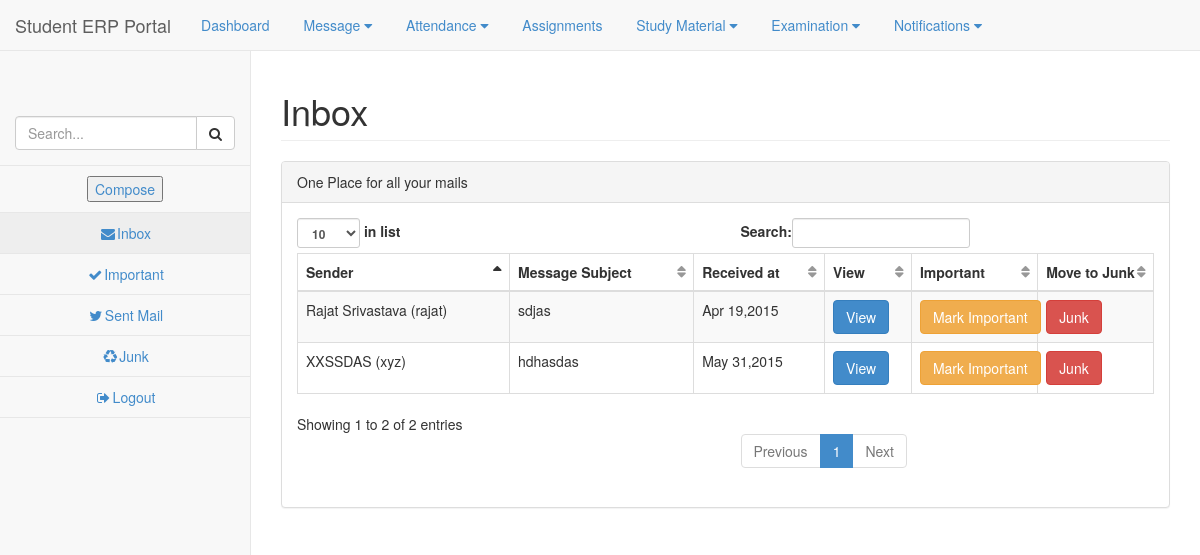
The app's page /submitmy/inbox.php (signed in) with its own data.
### tables this page shows
CREATE TABLE `message_info` (
  `userid` varchar(50) NOT NULL,
  `messageid` varchar(50) NOT NULL,
  `subject` varchar(100) DEFAULT NULL,
  `message` varchar(500) NOT NULL COMMENT 'inbox/important/drafts/sent/junk',
  `inbox` varchar(1) DEFAULT '0',
  `important` varchar(1) DEFAULT '0',
  `sentmail` varchar(1) DEFAULT '0',
  `junk` varchar(1) DEFAULT '0',
  PRIMARY KEY (`userid`,`messageid`)
);

CREATE TABLE `sendmail` (
  `senderid` varchar(50) NOT NULL,
  `sender` varchar(50) DEFAULT NULL,
  `receiverid` varchar(50) NOT NULL,
  `time` varchar(50) NOT NULL,
  `subject` varchar(100) DEFAULT NULL,
  `message` varchar(800) DEFAULT NULL,
  `draft` varchar(1) NOT NULL,
  PRIMARY KEY (`senderid`,`receiverid`,`time`)
);

### submitmy/php/core.inc.php (called while the page is built, shortened)
<?php
	function loggedin()
	{
		if(isset($_SESSION['id']) && !empty($_SESSION['id']))
		{
		return true;
		}
		else return false;
	}
?>

### submitmy/inbox.php (the view, shortened to what this page needs)
<!DOCTYPE html>
<html lang="en">
<head>
    <link href="css/bootstrap.css" rel="stylesheet">
    <link href="css/plugins/metisMenu/metisMenu.min.css" rel="stylesheet">
    <link href="css/plugins/timeline.css" rel="stylesheet">
    <link href="css/sb-admin-2.css" rel="stylesheet">
    <link href="css/plugins/morris.css" rel="stylesheet">
    <link href="font-awesome-4.1.0/css/font-awesome.min.css" rel="stylesheet" type="text/css">
</head>
<body>
<?php
            require 'php/connect.inc.php';
            require 'php/core.inc.php';
            if(loggedin())
            {
                $id=$_SESSION['id'];
                $receiver_id=mysqli_fetch_array(mysqli_query($conn,"SELECT username FROM users WHERE id='$id'"),MYSQLI_BOTH)['username'];
?>
    <div id="wrapper">
        <nav class="navbar navbar-default navbar-static-top" role="navigation" style="margin-bottom: 0">
            <div class="navbar-header">
                <a class="navbar-brand" href="index.php">Student ERP Portal</a>
            </div>
            <ul class="nav navbar-top-links">
                <li>
                    <a href="dashboard.php">
                        Dashboard
                    </a>
                </li>
                <li class="dropdown">
                    <a class="dropdown-toggle" data-toggle="dropdown" href="#">
                        Message  <i class="fa fa-caret-down"></i>
                    </a>
                </li>
                <li class="dropdown">
                    <a class="dropdown-toggle" data-toggle="dropdown" href="#">
                        Attendance  <i class="fa fa-caret-down"></i>
                    </a>
                </li>
                <li class="dropdown">
                    <a class="dropdown-toggle" data-toggle="dropdown" href="#">
                        Assignments
                    </a>
                </li>
                <li>
                    <a href="study_material.php">
                        Study Material  <i class="fa fa-caret-down"></i>
                    </a>
                </li>
                <li class="dropdown">
                    <a class="dropdown-toggle" data-toggle="dropdown" href="#">
                        Examination  <i class="fa fa-caret-down"></i>
                    </a>
                </li>
                <li class="dropdown">
                    <a class="dropdown-toggle" data-toggle="dropdown" href="#">
                        Notifications  <i class="fa fa-caret-down"></i>
                    </a>
                </li>
            </ul>
            <div class="navbar-default sidebar" role="navigation">
                <div class="sidebar-nav navbar-collapse">
                    <ul class="nav" id="side-menu">
                        <li class="sidebar-search">
                            <div class="input-group custom-search-form">
                                <input type="text" class="form-control" placeholder="Search...">
                                <span class="input-group-btn">
                                <button class="btn btn-default" type="button">
                                    <i class="fa fa-search"></i>
                                </button>
                            </span>
                            </div>
                        </li>
                        <li style="text-align:center">
                            <a href="compose.php"><button>
                                Compose
                            </button></a>
                        </li>
                        <li style="text-align:center">
                            <a href="inbox.php" class="active"><i class="fa fa-envelope fa-fw"></i>Inbox</a>
                        </li>
                        <li style="text-align:center">
                            <a href="inbox.php?type=imp"><i class="fa fa-check fa-fw"></i>Important</a>
                        </li>
                        <li style="text-align:center">
                            <a href="inbox.php?type=sent"><i class="fa fa-twitter fa-fw"></i>Sent Mail</a>
                        </li>
                        <li style="text-align:center">
                            <a href="inbox.php?type=junk"><i class="fa fa-recycle fa-fw"></i>Junk</a>
                        </li>
                        <li style="text-align:center">
                            <a href="logout.php"><i class="fa fa-sign-out fa-fw"></i>Logout</a>
                        </li>
                    </ul>
                </div>
            </div>
        </nav>
        <?php
        if(isset($_GET['type']))
        {
            $type = htmlentities($_GET['type']);
            switch($type)
            {
                case 'view':include 'mes_view.php';break;
                case 'imp':include 'mes_imp.php';break;
                case 'sent':include 'mes_sent.php';break;
                case 'junk':include 'mes_junk.php';break;
            }
        }
        else{
    echo  '<div id="page-wrapper">
            <div class="row">
                <div class="col-lg-12">
                    <h1 class="page-header">Inbox</h1>
                    </div>
            </div>
            <div class="row">
                <div class="col-lg-12">
                    <div class="panel panel-default">
                        <div class="panel-heading">
                            One Place for all your mails
                        </div>
                        <div class="panel-body">
                            <div class="table-responsive">
                                <table class="table table-striped table-bordered table-hover" id="dataTables-example">
                                    <thead>
                                        <tr>
                                            <th>Sender</th>
                                            <th>Message Subject</th>
                                            <th>Received at</th>
                                            <th>View</th>
                                            <th>Important</th>
                                            <th style="max-width:100px">Move to Junk</th>
                                        </tr>
                                    </thead>';
                                    $yes='1';
                                    $query_retrieve=mysqli_query($conn,"SELECT * FROM message_info WHERE userid = '$receiver_id' AND inbox='$yes' ");
                                    $count=1;
                                    echo "<tbody>";
                                    while($row=mysqli_fetch_array($query_retrieve,MYSQLI_BOTH))
                                    {
                                        $messageid=$row['messageid'];
                                        $subject=$row['subject'];
                                        $important=$row['important'];
                                        if($count%2==0) $class='even';
                                        else $class='odd';
                                        $count++;
                                        $time=str_replace($receiver_id,'',$messageid);
                                        $query_find_sender=mysqli_query($conn,"SELECT sender , senderid FROM sendmail WHERE receiverid='$receiver_id' AND time='$time' AND subject='$subject' ");
                                        $row2=mysqli_fetch_array($query_find_sender,MYSQLI_BOTH);
                                        $sender=$row2['sender'];
                                        $senderid=$row2['senderid'];
                                        $date=date_create();
                                        date_timestamp_set($date, $time);
                                        $original_time=date_format($date, 'M d,Y');
                                        echo '<tr class="'.$class.'">
                                            <td>'.$sender.' ('.$senderid.')</td>
                                            <td>'.$subject.'</td>
                                            <td>'.$original_time.'</td>
                                            <td class="center">
                                            <form action="inbox.php?type=view" method="POST">
                                            <input type="hidden" name="messageid" value="'.$messageid.'">
                                            <button class="btn btn-primary" type="submit" name="view_mes">
                                             View
                                            </button>
                                            </form>
                                            </td>';
                                            if($important==0)
                                            echo '
                                            <td style="max-width:100px">
                                            <form action="inbox.php" method="POST">
                                            <input type="hidden" name="messageid" value="'.$messageid.'">
                                            <input type="submit" value="Mark Important" name="mark_imp" class="btn btn-warning">
                                            </form>
                                            </td>';
                                            else
                                            echo '<td>Yes</td>';
                                            echo '
                                            <td style="max-width:40px">
                                            <form action="inbox.php" method="POST">
                                            <input type="hidden" name="messageid" value="'.$messageid.'">
                                            <input type="submit" value="Junk" name="delete_message" class="btn btn-danger">
                                            </form>
                                            </td>
                                        </tr>';
                                    }
                                echo '</tbody>
                                </table>
                            </div>
                </div>
            </div>
        </div>';?>
        <?php }?>
    </div>
    <?php
        }
        else
            header('Location:login.php');
    ?>
</body>
</html>

### submitmy/css/sb-admin-2.css (style rules this page uses)
body { background-color: #f8f8f8; }
#wrapper { width: 100%; }
#page-wrapper { padding: 0 15px; min-height: 568px; background-color: #fff; }
@media (min-width:768px) { #page-wrapper { position: inherit; margin: 0 0 0 250px; padding: 0 30px; border-left: 1px solid #e7e7e7; } }
.navbar-top-links { margin-right: 0; }
.navbar-top-links li { display: inline-block; }
.navbar-top-links li:last-child { margin-right: 15px; }
.navbar-top-links li a { padding: 15px; min-height: 50px; }
.sidebar .sidebar-nav.navbar-collapse { padding-right: 0; padding-left: 0; }
.sidebar .sidebar-search { padding: 15px; }
.sidebar ul li { border-bottom: 1px solid #e7e7e7; }
.sidebar ul li a.active { background-color: #eee; }
@media (min-width:768px) { .sidebar { z-index: 1; position: absolute; width: 250px; margin-top: 51px; } }
table.dataTable thead .sorting, table.dataTable thead .sorting_asc, table.dataTable thead .sorting_desc, table.dataTable thead .sorting_asc_disabled, table.dataTable thead .sorting_desc_disabled { background: 0 0; }
table.dataTable thead .sorting_asc:after { content: "\f0de"; float: right; font-family: fontawesome; }
table.dataTable thead .sorting:after { content: "\f0dc"; float: right; font-family: fontawesome; color: rgba(50,50,50,.5); }

### records on screen
message_info: sendmail.sender "Rajat Srivastava", sendmail.senderid "rajat", subject "sdjas", original_time "Apr 19,2015"
message_info: sendmail.sender "XXSSDAS", sendmail.senderid "xyz", subject "hdhasdas", original_time "May 31,2015"
